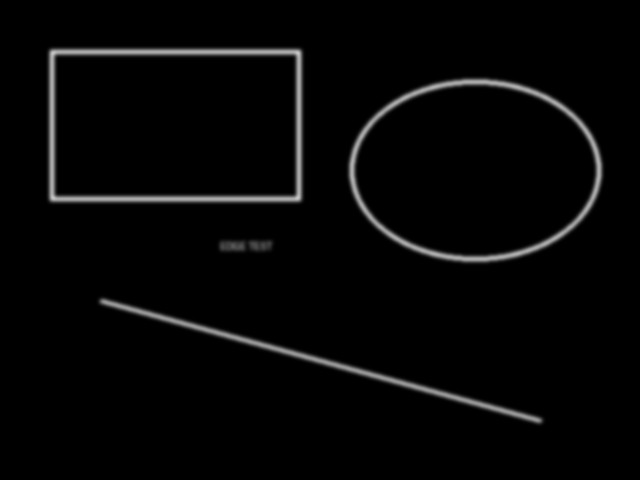
#> input picture input.jpg, 640 x 480 px
$ python main.py -i input.jpg -o out.png
#> lines starting #> are read from the running program, lines starting #| are printed output that depends on the picture; after the words box and inside, x2 and y2 are one past the last pixel; in counts of white or black regions, pixels touching at a corner belong together
### input.py
import numpy as np


def load_image(path):
    try:
        import cv2  # type: ignore

        img = cv2.imread(str(path), cv2.IMREAD_UNCHANGED)
        if img is None:
            raise ValueError(f"Failed to read image: {path}")
        if img.ndim == 2:
            return img.astype(np.float32), "gray"
        if img.shape[2] == 4:
            bgr = img[:, :, :3]
            return bgr.astype(np.float32), "bgr"
        return img.astype(np.float32), "bgr"
    except Exception:
        pass

    try:
        from PIL import Image  # type: ignore
    except Exception as exc:
        raise RuntimeError("Neither cv2 nor PIL is available for image I/O.") from exc

    img = Image.open(path)
    if img.mode == "L":
        return np.array(img, dtype=np.float32), "gray"
    if img.mode in ("RGB", "RGBA"):
        arr = np.array(img.convert("RGB"), dtype=np.float32)
        return arr[:, :, ::-1], "bgr"
    arr = np.array(img.convert("RGB"), dtype=np.float32)
    return arr[:, :, ::-1], "bgr"


def save_image(path, img, mode):
    out = np.clip(img, 0, 255).astype(np.uint8)
    try:
        import cv2  # type: ignore

        cv2.imwrite(str(path), out)
        return
    except Exception:
        pass

    try:
        from PIL import Image  # type: ignore
    except Exception as exc:
        raise RuntimeError("Neither cv2 nor PIL is available for image I/O.") from exc

    if mode == "gray":
        Image.fromarray(out, mode="L").save(path)
    else:
        rgb = out[:, :, ::-1]
        Image.fromarray(rgb, mode="RGB").save(path)

### sharpen.py
import numpy as np

from c_estimation import compute_c
from filters import conv2d, median_filter_3x3
from kernel import kernel_from_c


def smartedge_sharpen(
    img,
    w=3,
    epsilon=0.05,
    alpha_mode="1",
    post_median=True,
    remove_outliers=True,
    remove_small=True,
):
    if img.ndim == 2:
        l_orig = img.astype(np.float32)
        color = None
    else:
        bgr = img.astype(np.float32)
        l_orig = (bgr[:, :, 0] + bgr[:, :, 1] + bgr[:, :, 2]) / 3.0
        color = bgr

    l_smooth = median_filter_3x3(l_orig)
    c = compute_c(l_smooth, w, epsilon, remove_outliers, remove_small)
    if c is None:
        return img.copy()

    kf = kernel_from_c(c)
    h = conv2d(l_orig, kf)
    if post_median:
        h = median_filter_3x3(h)

    if alpha_mode == "auto":
        h_max = np.max(h)
        alpha = 255.0 / h_max if h_max > 0 else 1.0
    else:
        alpha = 1.0

    s_l = l_orig + alpha * h
    s_l = np.clip(s_l, 0.0, 255.0)

    if color is None:
        return s_l

    eps = 1e-6
    ratio = s_l / np.maximum(l_orig, eps)
    ratio[l_orig < eps] = 0.0
    out = color * ratio[:, :, None]
    return np.clip(out, 0.0, 255.0)

### filters.py
import numpy as np


def _sliding_window_view(arr, k):
    try:
        return np.lib.stride_tricks.sliding_window_view(arr, (k, k))
    except Exception:
        return None


def median_filter_3x3(img):
    windows = _sliding_window_view(np.pad(img, 1, mode="reflect"), 3)
    if windows is not None:
        return np.median(windows, axis=(-2, -1))
    out = np.empty_like(img)
    padded = np.pad(img, 1, mode="reflect")
    for i in range(img.shape[0]):
        for j in range(img.shape[1]):
            out[i, j] = np.median(padded[i : i + 3, j : j + 3])
    return out


def max_filter(img, k):
    pad = k // 2
    windows = _sliding_window_view(np.pad(img, pad, mode="reflect"), k)
    if windows is not None:
        return np.max(windows, axis=(-2, -1))
    out = np.empty_like(img)
    padded = np.pad(img, pad, mode="reflect")
    for i in range(img.shape[0]):
        for j in range(img.shape[1]):
            out[i, j] = np.max(padded[i : i + k, j : j + k])
    return out


def conv2d(img, kernel):
    try:
        import cv2  # type: ignore

        return cv2.filter2D(img, ddepth=-1, kernel=kernel, borderType=cv2.BORDER_REFLECT)
    except Exception:
        pass
    try:
        from scipy import ndimage  # type: ignore

        return ndimage.convolve(img, kernel, mode="reflect")
    except Exception:
        pass
    if kernel.shape == (3, 3):
        padded = np.pad(img, 1, mode="reflect")
        out = np.empty_like(img)
        for i in range(img.shape[0]):
            for j in range(img.shape[1]):
                patch = padded[i : i + 3, j : j + 3]
                out[i, j] = np.sum(patch * kernel)
        return out
    raise RuntimeError("No convolution backend available for kernel size.")

### prewitt_gradient.py
import numpy as np

from filters import conv2d


KX = np.array([[-1, -1, -1], [0, 0, 0], [1, 1, 1]], dtype=np.float32)
KY = np.array([[-1, 0, 1], [-1, 0, 1], [-1, 0, 1]], dtype=np.float32)


def prewitt_gradient(luma):
    gx = conv2d(luma, KX)
    gy = conv2d(luma, KY)
    g = np.maximum(np.abs(gx), np.abs(gy))
    g_max = np.max(g)
    if g_max > 0:
        g = g / g_max
    else:
        g = np.zeros_like(g)
    return g

### contrast.py
import numpy as np

from filters import max_filter


def retinex_contrast(luma, w):
    m = max_filter(luma, w)
    with np.errstate(divide="ignore", invalid="ignore"):
        phi = np.where(m > 0, 1.0 - (luma / m), 0.0)
    return np.clip(phi, 0.0, 1.0)

### c_estimation.py
import numpy as np

from contrast import retinex_contrast
from prewitt_gradient import prewitt_gradient


def remove_small_components(mask, min_size=6):
    h, w = mask.shape
    visited = np.zeros_like(mask, dtype=bool)
    out = mask.copy()
    neighbors = [(-1, -1), (-1, 0), (-1, 1), (0, -1), (0, 1), (1, -1), (1, 0), (1, 1)]
    for i in range(h):
        for j in range(w):
            if not out[i, j] or visited[i, j]:
                continue
            stack = [(i, j)]
            coords = []
            visited[i, j] = True
            while stack:
                x, y = stack.pop()
                coords.append((x, y))
                for dx, dy in neighbors:
                    nx, ny = x + dx, y + dy
                    if 0 <= nx < h and 0 <= ny < w and out[nx, ny] and not visited[nx, ny]:
                        visited[nx, ny] = True
                        stack.append((nx, ny))
            if len(coords) <= min_size:
                for x, y in coords:
                    out[x, y] = False
    return out


def compute_c(l_smooth, w, epsilon, remove_outliers=True, remove_small=True):
    g = prewitt_gradient(l_smooth)
    phi = retinex_contrast(l_smooth, w)

    rho = np.zeros_like(phi)
    valid = g > 0
    rho[valid] = phi[valid] / g[valid]

    r_mask = rho > (1.0 + epsilon)
    if remove_outliers and np.any(r_mask):
        thresh = np.percentile(rho[r_mask], 98.0)
        r_mask = r_mask & (rho <= thresh)
    if remove_small and np.any(r_mask):
        r_mask = remove_small_components(r_mask, min_size=5)

    if not np.any(r_mask):
        return None
    return float(np.mean(rho[r_mask]))

### kernel.py
import numpy as np


def kernel_from_c(c):
    k = np.full((3, 3), -c / 8.0, dtype=np.float32)
    k[1, 1] = c
    return k

### main.py
import argparse
import sys
from pathlib import Path

from input import load_image, save_image
from sharpen import smartedge_sharpen


def parse_args(argv):
    p = argparse.ArgumentParser(
        description="SmartEdge: sharpening using gradient + Retinex-inspired contrast."
    )
    p.add_argument("--input", "-i", required=True, help="Input image path.")
    p.add_argument("--output", "-o", required=True, help="Output image path.")
    p.add_argument("--w", type=int, default=3, choices=[3, 5, 7], help="Window size.")
    p.add_argument("--epsilon", type=float, default=0.05, help="R threshold epsilon.")
    p.add_argument(
        "--alpha",
        choices=["1", "auto"],
        default="1",
        help="Use alpha=1 or adaptive alpha*.",
    )
    p.add_argument(
        "--no-post-median",
        action="store_true",
        help="Disable post-convolution median filter.",
    )
    p.add_argument(
        "--keep-outliers",
        action="store_true",
        help="Keep top-2% rho outliers.",
    )
    p.add_argument(
        "--keep-small",
        action="store_true",
        help="Keep small isolated components in R.",
    )
    return p.parse_args(argv)


def main(argv):
    args = parse_args(argv)
    in_path = Path(args.input)
    out_path = Path(args.output)

    img, mode = load_image(in_path)
#> in load_image, img is the input picture: shape (480, 640, 3); min 0, max 197, mean 6.2
#> mode = 'bgr'
    out = smartedge_sharpen(
        img,
        w=args.w,
        epsilon=args.epsilon,
        alpha_mode=args.alpha,
        post_median=not args.no_post_median,
        remove_outliers=not args.keep_outliers,
        remove_small=not args.keep_small,
    )
#> in conv2d (call 2), `return cv2.filter2D(img, ddepth=-1, kernel=kernel, borderType=cv2.BORD..`:
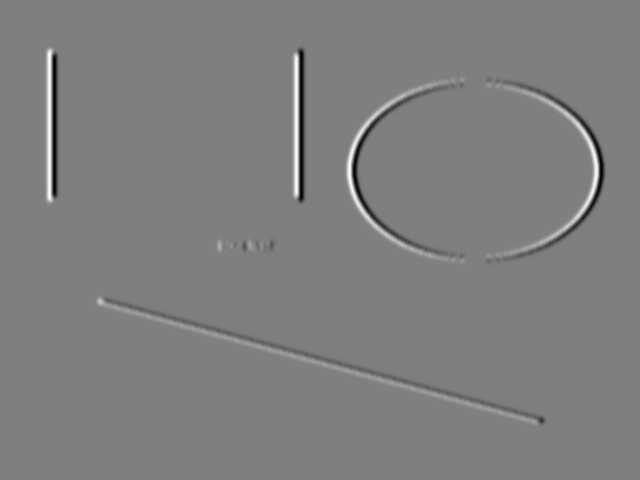
#> returned value: shape (480, 640) float32; min -255, max 257, mean 0; drawn with min black and max white
#> in prewitt_gradient, `g = np.maximum(np.abs(gx), np.abs(gy))`:
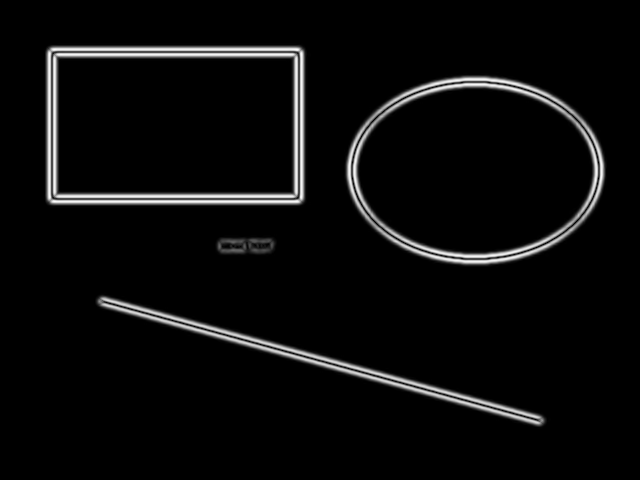
#> g: shape (480, 640) float32; min 0, max 259, mean 11.6; drawn with min black and max white
#> in prewitt_gradient, `g_max = np.max(g)`: g_max = 259
#> in compute_c, `valid = g > 0`:
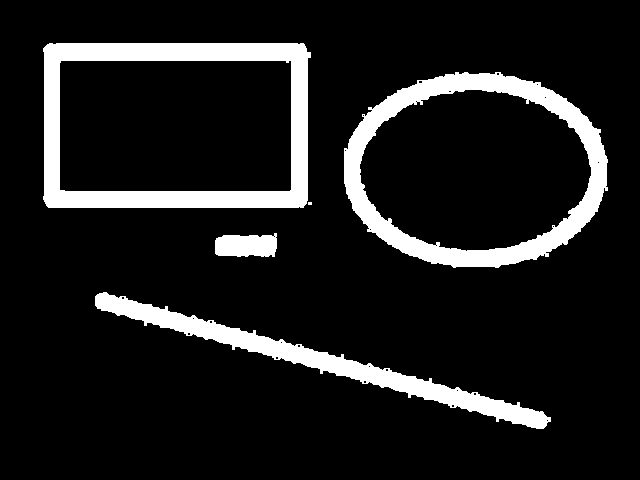
#> valid: shape (480, 640) bool; 11.5% white; 5 white regions (1 under 20 px), largest, box (x1, y1, x2, y2) and area: (43, 43, 311, 208) 13506, (344, 72, 608, 268) 12212, (95, 292, 551, 429) 8331, (215, 233, 277, 257) 1264
#> in compute_c, `r_mask = rho > (1.0 + epsilon)`:
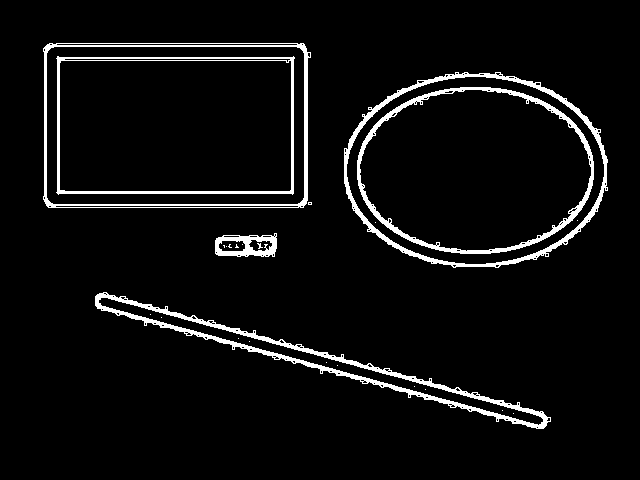
#> r_mask: shape (480, 640) bool; 5.3% white; 25 white regions (19 under 20 px), largest, box (x1, y1, x2, y2) and area: (95, 292, 551, 429) 4339, (344, 72, 608, 268) 3295, (357, 87, 594, 254) 2919, (43, 43, 311, 208) 2743, (56, 56, 295, 195) 2235, (215, 233, 277, 257) 825
#> in smartedge_sharpen, `c = compute_c(l_smooth, w, epsilon, remove_outliers, remove_small)`: c = 41.66
#> in kernel_from_c, `k = np.full((3, 3), -c / 8.0, dtype=np.float32)`: k = [[-5.21, -5.21, -5.21], [-5.21, -5.21, -5.21], [-5.21, -5.21, -5.21]]
#> in smartedge_sharpen, `kf = kernel_from_c(c)`: kf = [[-5.21, -5.21, -5.21], [-5.21, 41.66, -5.21], [-5.21, -5.21, -5.21]]
#> in conv2d (call 3), `return cv2.filter2D(img, ddepth=-1, kernel=kernel, borderType=cv2.BORD..`:
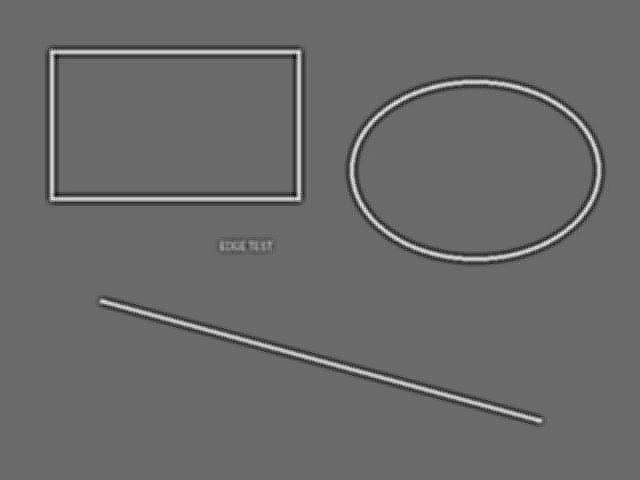
#> returned value: shape (480, 640) float32; min -427, max 593.7, mean 0; drawn with min black and max white
#> in smartedge_sharpen, `s_l = l_orig + alpha * h`:
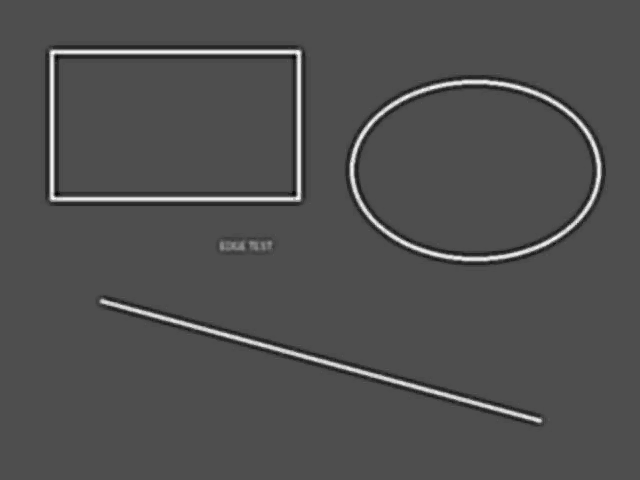
#> s_l: shape (480, 640) float32; min -281, max 628.6, mean 6.4; drawn with min black and max white
#> in smartedge_sharpen, `ratio = s_l / np.maximum(l_orig, eps)`:
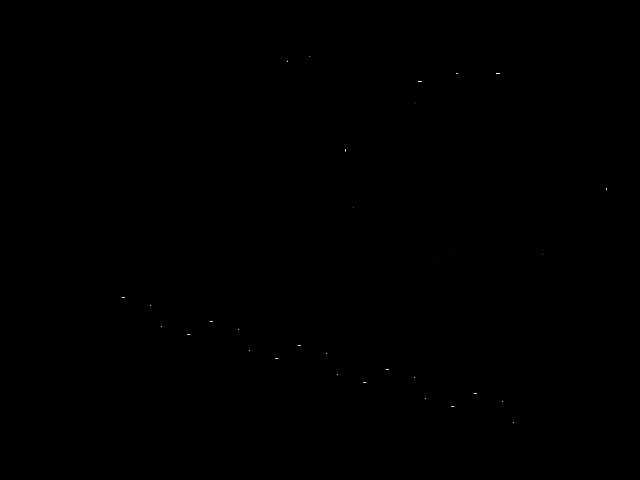
#> ratio: shape (480, 640) float32; min 0, max 31245360, mean 4933; drawn with min black and max white
#> in smartedge_sharpen, `ratio[l_orig < eps] = 0.0`: ratio: shape (480, 640) float32; 0.02% of pixels changed, all inside (x1, y1, x2, y2) = (121, 56, 607, 423)
    save_image(out_path, out, "gray" if mode == "gray" else "bgr")
    return 0


if __name__ == "__main__":
    raise SystemExit(main(sys.argv[1:]))
#> (the program exits here)
